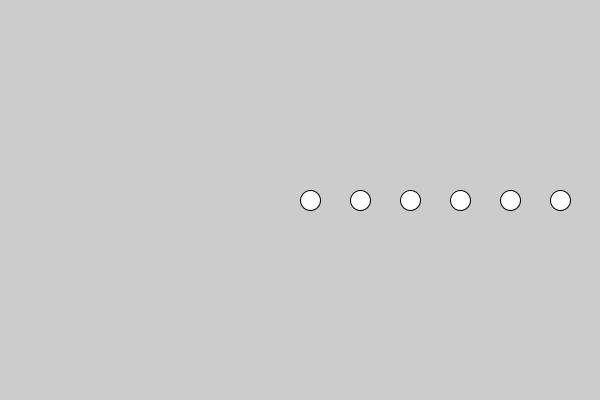
Frame 1 (no input)
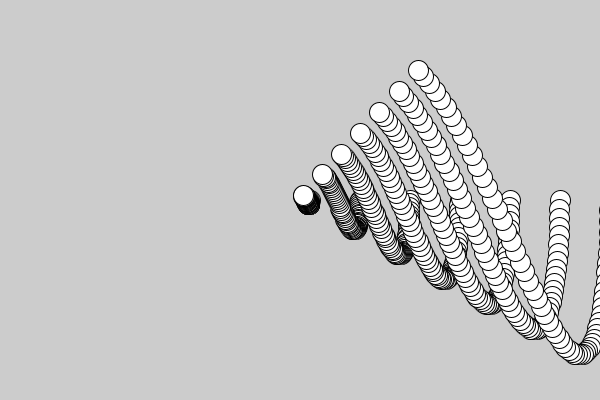
Frame 60 (the mouse pressed at the canvas centre just before this capture)
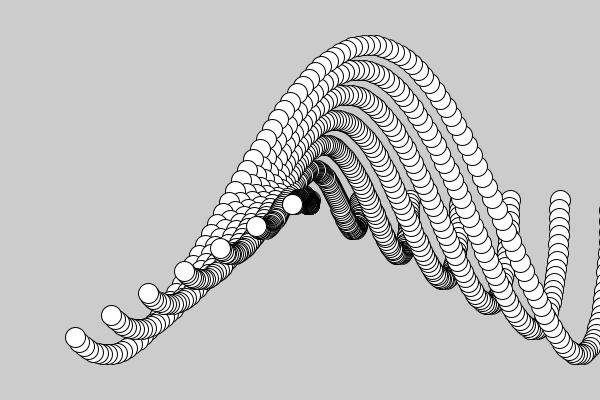
Frame 120 (the mouse held since frame 60 and released just before this capture)

The Processing sketch that drew these frames (run headless with seeded random() and noise(); from frame 60 on, the mouse is pressed at the canvas centre):

// Processing sketch: processing_95729
// ── processing_95729.pde

//Wenda
//Class wk 9 

float incrementer = 0;

void setup() {
  size(600, 400);
}

void draw () {
  for (int distance=10; distance<350;distance +=50) {
    float yOff = sin(incrementer * 7) * distance/2 ; //0.6 if you wanna go the opp direction
    float xOff = cos(incrementer *2) * distance;
    // println(sin(incrementer) * 50); // number increases w increments of .1 reaches almost 50 drops until almost -50 and repeats
    ellipse(300 + xOff, 200 + yOff, 20, 20);
  }
  incrementer += .01;
}
